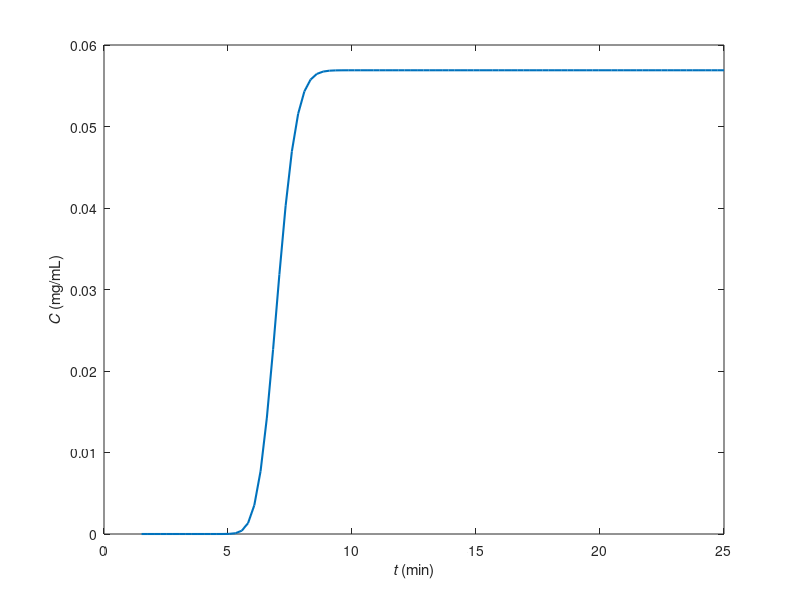

MATLAB code for this plot:
function [t_, C, output] = klinkenberg(H, K, L, Di, epsb, Q, Cfeed, t, opt)
% Klinkenberg model
%
% Klinkenberg provides an useful approximation to the analytical solution 
% of the Convection-Dispersion model proposed by Anzelius for the case of 
% a single solute, an initially clean bed, frontal loading and negligible 
% axial dispersion. According to the Klinkenberg approximation the solute 
% concentration respect to axial distance and time is given by:
%
% $$\frac{C}{C_\mathrm{F}} \approx \frac{1}{2} [ 1 + \text{erf}(\sqrt{\tau} - \sqrt{\xi} + \frac{1}{8 \sqrt{\tau}} + \frac{1}{8 \sqrt{\xi}} ) ]$$
%
% $$\tau = K (t - \frac{z}{u_i})$$
% 
% $$\xi = \frac{K H z}{u_i} (\frac{1 - \varepsilon_b}{\varepsilon_b})$$
%
% ARGUMENTS
% ---------
% H : float
%   Linear isotherm parameter.
% K : float
%   Mass transfer coefficient.
% L : float
%   Column length.
% Di : float
%   Column diameter.
% epsb : float
%   Bed porosity.
% Q : float
%   Flow-rate.
% Cfeed : float
%   Feed concentration.
% t : float
%   Values of the time coordinate for which the model should be calculated.
% opt : struct
%   Options:
%       opt.fig (true | false) Whether to show plots.
%       plot.
% 
% REFERENCES
% ----------
% A. Klinkenberg, Ind. Eng. Chem., 46, 2285–2289 (1954).
%
% J.D. Seader, E.J. Henley, D.K. Roper. Separation Process Principles. 
% John Wiley & Sons, Inc., 3rd edition, 2011.


%% Default arguments (Example)
% If you run this function without arguments, by pressing ´Run´ or running
% ´klinkenberg()´ the following arguments will apply.
if nargin == 0
    H = 2.028;  % linear isotherm parameter
    K = 28.84;  % min-1, mass transfer coefficient
    L = 25;  % cm, column length
    Di = 0.46;  % cm, column internal diameter
    epsb = 0.335;  % column bulk porosity
    Q = 1;  % mL/min, flow rate
    Cfeed = 0.0569;  % g/L, feed concentration
    t = linspace(0, 25, 100)';  % min, time coordinate
    opt.fig = true;  % true - show figures; false - do not show figures
end


%% Data preparation
global data res

data = struct('H',H, 'K',K, 'L',L, 'Di',Di, 'epsb',epsb, 'Q',Q, 'Cfeed',Cfeed);
data.ndp = length(t); 
data.A = pi()*Di^2/4;  % cm2
data.F = (1-epsb) / epsb;
data.ui = Q / epsb / data.A;  % cm/min


%% Klinkenberg model
% Klinkenberg can not calculate value for t < L/ui. Remove those cases.
t_ = [];
for i = 1:data.ndp
    if t(i) > L / data.ui
        t_ = [t_ ; t(i)];
    end
end
output.n_removed_points = length(t) - length(t_);
output.n_final_points = length(t_);

% Klinkenberg
xi = H * K * L/data.ui * ((1-epsb)/epsb);
tau = K * (t_ - L/data.ui);
C = 0.5 * (1 + erf(sqrt(tau) - sqrt(xi) + 1/8./sqrt(tau) + 1/8./sqrt(xi))) * Cfeed;


%% Plot figures
if isfield(opt,'fig') && (opt.fig == 1)
    % Concentration history at column exit (Chromatogram)
    plot(t_, C, '-', 'LineWidth',1.5);
    xlabel('{\itt} (min)')
    ylabel('{\itC} (mg/mL)')
    box on;
end
